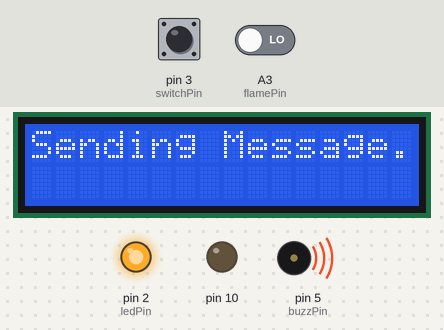
The sketch below on a simulated Arduino Uno, built with avr-gcc and run on an emulated ATmega328P. Parts: 16×2 character LCD, output pins drawn as LEDs (lit = HIGH), buzzer (waves = sounding, pin HIGH). The test bench sets the inputs (shaded band); at power-on: pin 3 (switchPin) HIGH, A3 (flamePin) LOW. The local clock reads 2024-03-15 10:24:30 at power-on unless the sketch sets it; storage starts empty; the modem accepts every AT command (registered, SIM ready, sends succeed) and sends nothing else; what the sketch prints to the serial monitor is not drawn.

Above: at 1.2 s.
1.3 s: pin 3 (switchPin) pulled LOW for 3 s
At 4.0 s:
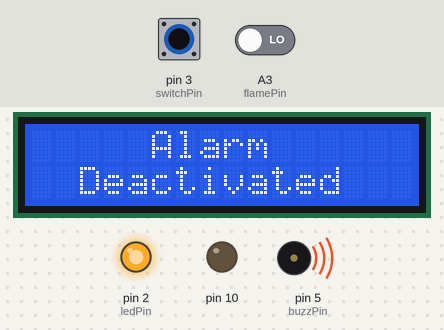
5.8 s: pin 3 (switchPin) pulled LOW for 3 s
At 16.4 s:
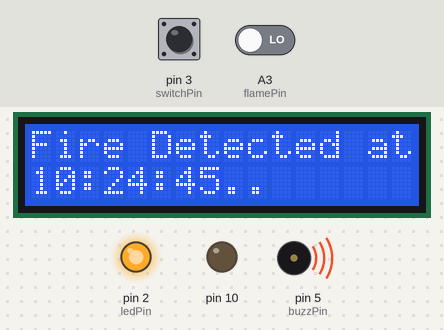
16.6 s: pin 3 (switchPin) pulled LOW for 3 s
At 23.5 s:
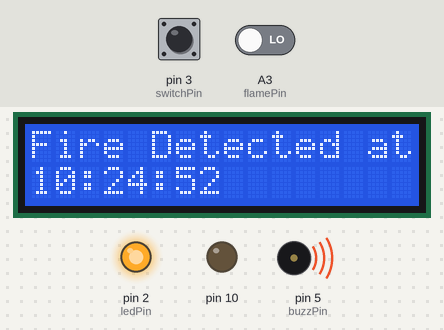
Timing chart, 0 to 25.0 s (numbered marks = the images above; inputs shaded):
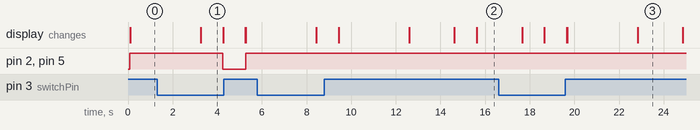

The sketch:

Fire_alarm_2.0.ino
```cpp
#include <LiquidCrystal.h>
#include <SD.h>
#include <SPI.h>
#include <DS1307.h>
#include <SoftwareSerial.h>

int rs=7;
int en=8;
int d4=9;
int d5=6;
int d6=A0;
int d7=A1;
int flamePin=A3;
int buzzPin=5;
int switchPin=3;
int switchState;
int flameVal;
int ledPin=2;
int cs=4;

File mySensorData;
SoftwareSerial sim(A1,2);
LiquidCrystal lcd(rs,en,d4,d5,d6,d7);
String number = " "; //Phone number


DS1307 rtc(SDA,SCL);
void setup() {
  Serial.begin(9600);
  sim.begin(9600);
  SD.begin(cs);
  rtc.begin();
  rtc.halt(false);
  //rtc.setDOW(TUESDAY);
  //rtc.setTime(21,53,0);
  //rtc.setDate(28,04,2020);
  rtc.setSQWRate(SQW_RATE_1);
  rtc.enableSQW(true);
  lcd.begin(16,2);
  pinMode(flamePin,INPUT);
  pinMode(ledPin,OUTPUT);
  pinMode(switchPin,INPUT);
  pinMode(buzzPin,OUTPUT);
  pinMode(10,OUTPUT);
  digitalWrite(switchPin,HIGH);
  digitalWrite(ledPin,LOW);

}

void loop() {
  switchState=digitalRead(switchPin);
  flameVal=digitalRead(flamePin);

  delay(2);

  if(switchState==1&&flameVal==0){
  digitalWrite(ledPin,HIGH);
  digitalWrite(buzzPin,HIGH);
  lcd.setCursor(0,0);
  lcd.print("Sending Message...");
  sim.println("AT+CMGF=1");
  delay(1000);
  sim.println("AT+CMGS=\"" + number + "\"\r");
  delay(1000);
  String SMS = "Fire detetced at your house";
  sim.println(SMS);
  delay(100);
  sim.println((char)26);
  delay(1000);

    while(digitalRead(switchPin)==1){
      lcd.setCursor(0,0);
    lcd.print("Fire Detected at");
    lcd.setCursor(0,1);
    lcd.print(rtc.getTimeStr());
    delay(2000);
    lcd.clear();
    lcd.setCursor(0,0);
    lcd.print("Saving Data to");
    lcd.setCursor(0,1);
    lcd.print("SD Card...");
    mySensorData=SD.open("Flame.txt",FILE_WRITE);

     if(mySensorData){
      Serial.println("SD Active");
      mySensorData.print("Time: ");
      mySensorData.print(rtc.getTimeStr());
      mySensorData.print(",");
      mySensorData.print("Date: ");
      mySensorData.println(rtc.getDateStr());
      mySensorData.close();

    }

    digitalWrite(ledPin,HIGH);
    digitalWrite(buzzPin,HIGH);
    delay(1000);
    }

 }


   if(switchState==0){
   lcd.setCursor(5,0);
   lcd.print("Alarm");
   lcd.setCursor(2,1);
   lcd.print("Deactivated");
   delay(1000);
   digitalWrite(ledPin,LOW);
   digitalWrite(buzzPin,LOW);
   flameVal=1;
  }


  if(flameVal==1 && switchState==1){
  lcd.setCursor(0,0);
  lcd.print("Alarm Off");
  lcd.setCursor(11,0);
  lcd.print(rtc.getTimeStr());
  lcd.setCursor(0,1);
  lcd.print(rtc.getDateStr());
  delay(1000);
  lcd.clear();
    }

if(switchState==0 && flameVal==0){
   lcd.setCursor(0,0);
   lcd.print("Alarm Deactivated");
   delay(1000);
   digitalWrite(ledPin,LOW);
   digitalWrite(buzzPin,LOW);
  }

    lcd.clear();
}
```

Measured:
- after the input at 1.3 s, pin 2 (ledPin), pin 5 (buzzPin): HIGH → LOW after 3.0 s, → HIGH 1.0 s later; the display: first changes after 1.9 s (image 1 shows a later state)
- after the input at 5.8 s, the display: first changes after 2.6 s (image 2 shows a later state)
- after the input at 16.6 s, the display: first differs from a run without the input after 2.1 s (image 3 shows a later state)
- what the display in image 1 shows lasts 1.0 s, from 3.3 s to 4.3 s
